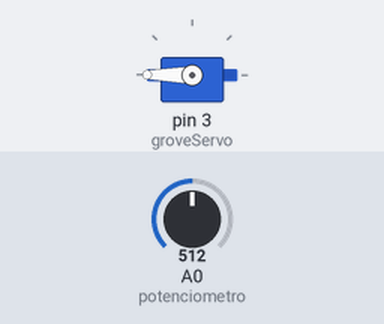
Recording of a sketch running on a simulated Arduino Uno, built with avr-gcc and run on an emulated ATmega328P. On the bench: servo. The test bench sets the inputs (shaded band); at power-on: A0 (potenciometro) = 512.

Above: at 1.2 s.
1.3 s: A0 (potenciometro) set to 306
At 2.1 s:
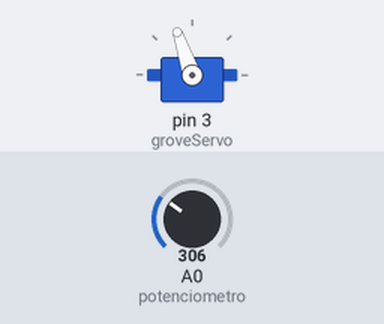
2.8 s: A0 (potenciometro) set to 122
At 4.0 s:
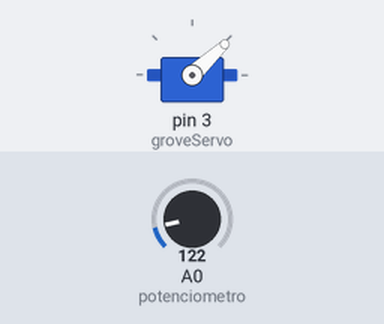
4.3 s: A0 (potenciometro) set to 0
At 5.5 s:
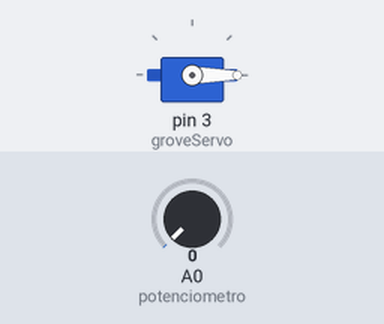
5.8 s: A0 (potenciometro) set to 511
At 6.4 s:
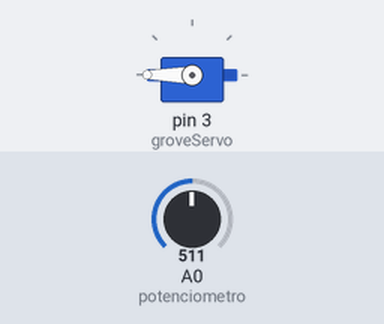
Timing chart, 0 to 8.3 s (numbered marks = the images above; inputs shaded):
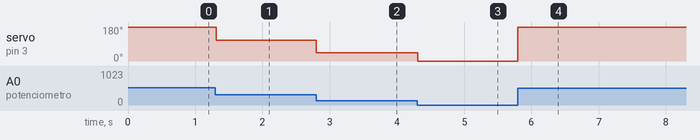

The sketch:

Hito2.8.ino
```cpp
#include <Servo.h>
Servo groveServo;
int potenciometro=0;
int shaft;

void setup()
{
  groveServo.attach(3);
  pinMode(potenciometro,INPUT);
}

void loop()
{
  shaft=analogRead(potenciometro);
  shaft=map(shaft,0,500,0,179);
  groveServo.write(shaft);
  delay(10);
}
```

Measured:
- after the input at 1.3 s, servo on pin 3 (groveServo): 180° → 109° at once
- after the input at 2.8 s, servo on pin 3 (groveServo): 109° → 43° at once
- after the input at 4.3 s, servo on pin 3 (groveServo): 43° → 0° at once
- after the input at 5.8 s, servo on pin 3 (groveServo): 0° → 180° at once
